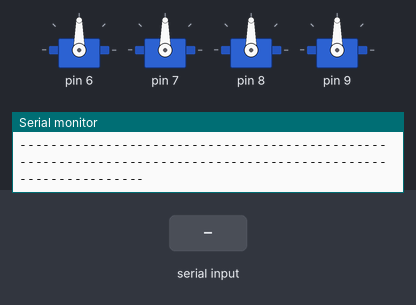
Recording of a sketch running on a simulated Arduino Uno, built with avr-gcc and run on an emulated ATmega328P. Shown: 4 × servo, the last lines printed to the serial monitor. The test bench sets the inputs (shaded band).

Above: at 1.7 s.
1.8 s: "a\n" received over Serial
At 1.95 s:
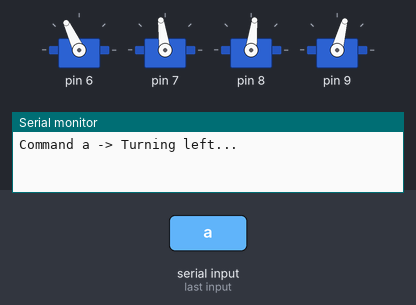
At 2.57 s:
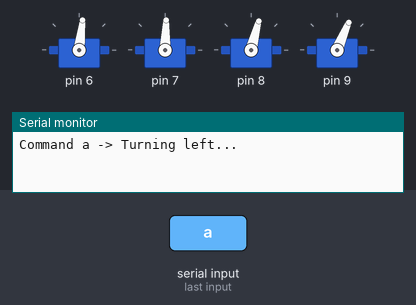
4.8 s: byte 119 ('w') received over Serial
At 5.05 s:
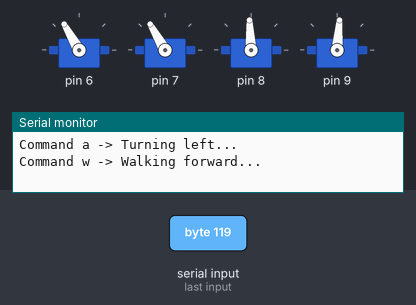
7.8 s: byte 115 ('s') received over Serial
At 8.76 s:
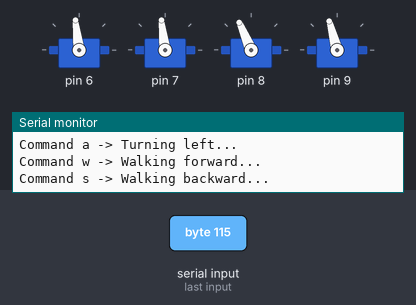
10.8 s: byte 100 ('d') received over Serial
13.8 s: byte 97 ('a') received over Serial
16.8 s: byte 105 ('i') received over Serial
Timing chart, 0 to 19.8 s (numbered marks = the images above; inputs shaded):
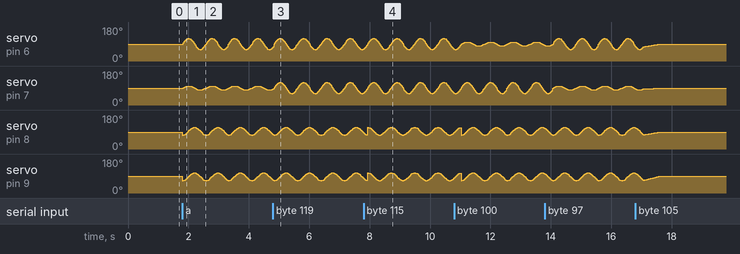

The sketch:

Otto_maruperi.ino
```cpp
#include <Otto.h>

/* PIN DEFINITIONS */
// SERVOS
const short int LEFT_LEG = 6;
const short int RIGHT_LEG = 7;
const short int LEFT_FOOT = 8;
const short int RIGHT_FOOT = 9;

const short int BUZZER = 10;

// ULTRASONIC
const short int TRIGGER = 11;
const short int ECHO = 12;

/* OTHER DEFINITIONS */
Otto Otto;
bool messageShown = false;
const bool AUTO_MESSAGE = true;

const short int MOVEMENT_SPEED = 750; //range (500 - 3000)ms, the higher the value the slower the movements

enum Otto_States {
  IDLE,
  WALKING_FORWARD,
  WALKING_BACKWARD,
  TURNING_LEFT,
  TURNING_RIGHT
};

Otto_States currentState = IDLE;

/* AUXILIARY FUNCTIONS DEFINITIONS */
void Serial_UI();

/* MAIN PROGRAM */
void setup() {
  Serial.begin(9600);
  Otto.init(LEFT_LEG, RIGHT_LEG, LEFT_FOOT, RIGHT_FOOT, true, BUZZER);
  pinMode(TRIGGER, OUTPUT);
  pinMode(ECHO, INPUT); // Cambié a INPUT porque echo es entrada en ultrasonidos

  Otto.home();
}

void loop() {
  Serial_UI();

  switch (currentState) {
    case IDLE:
      Otto.home();
      break;
    case WALKING_FORWARD:
      Otto.walk(1, MOVEMENT_SPEED, 1);
      break;
    case WALKING_BACKWARD:
      Otto.walk(1, MOVEMENT_SPEED, -1);
      break;
    case TURNING_LEFT:
      Otto.turn(2, MOVEMENT_SPEED, 1);
      break;
    case TURNING_RIGHT:
      Otto.turn(2, MOVEMENT_SPEED, -1);
      break;

    default:
      break;
  }
}

/* AUXILIARY FUNCTIONS*/
void Serial_UI() {

  if (AUTO_MESSAGE && !messageShown) {
    Serial.println(F("--------------------------------------------------------------------------------------------------------------"));
    Serial.println(F("THIS PROGRAM WAS CREATED BY MARUPERI.\nGithub repository: https://github.com/Maruperi/General-purpose-Otto-PCB"));
    Serial.println(F("All pin definitions and more are in the \"Definitions.h\" file."));
    Serial.println(F("You can disable the previous messages on \"Definitions.h\" file (auto_message)..."));
    Serial.println(F("--------------------------------------------------------------------------------------------------------------"));
    messageShown = true;
  }

  while (Serial.available()) {
    char c = Serial.read();

    if (c == '\n' || c == '\r' || c == 0 || c == ' ') continue;

    switch (c) {
      case 'h':
        Serial.println(F("PRINT HELP COMMAND"));
        break;

      case 'i':
        Serial.println(F("Command i -> Idle..."));
        currentState = IDLE;
        break;
      case 'a':
        Serial.println(F("Command a -> Turning left..."));
        currentState = TURNING_LEFT;
        break;
      case 'w':
        Serial.println(F("Command w -> Walking forward..."));
        currentState = WALKING_FORWARD;
        break;
      case 's':
        Serial.println(F("Command s -> Walking backward..."));
        currentState = WALKING_BACKWARD;
        break;
      case 'd':
        Serial.println(F("Command d -> Turning right..."));
        currentState = TURNING_RIGHT;
        break;
      default:
        Serial.print(F("Unknown command: "));
        Serial.println(c);
    }
  }
}
```
